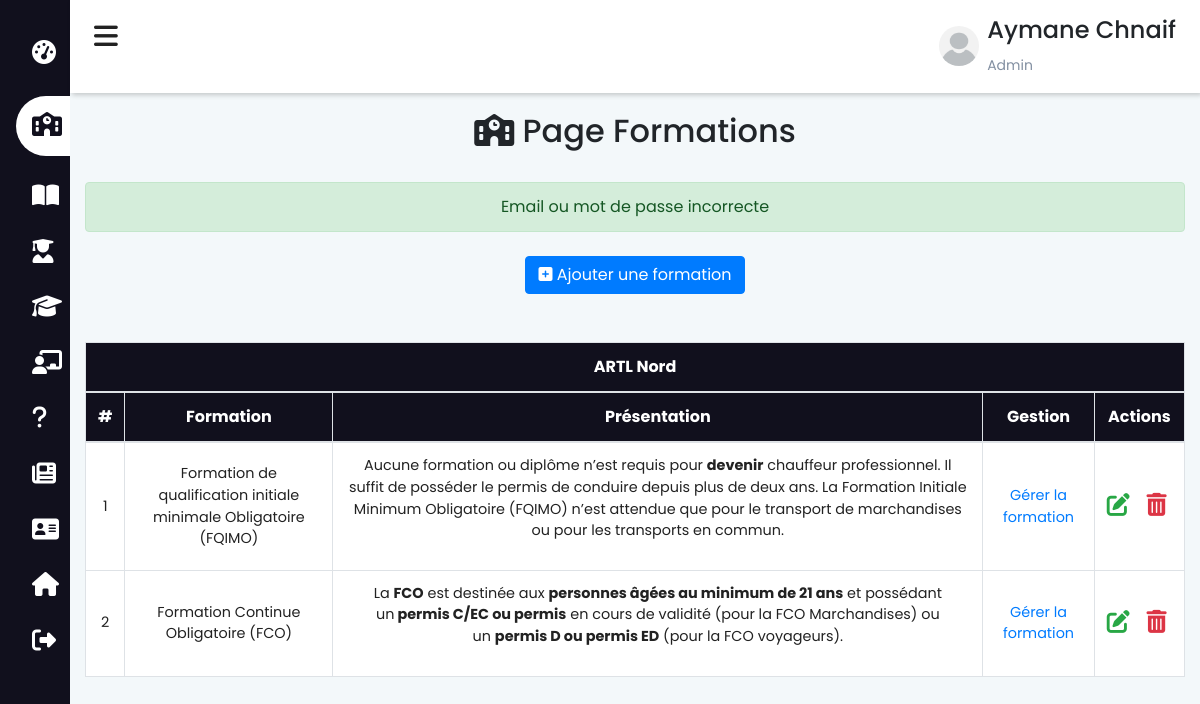
The page /admin/formations (signed in) on the database its author committed.
### tables this page shows
CREATE TABLE `formation` (
  `for_id` int(11) NOT NULL,
  `for_nom` varchar(200) NOT NULL,
  `for_nom_arab` varchar(200) NOT NULL,
  `for_pres` text NOT NULL,
  `for_pres_arab` text NOT NULL,
  `for_descr` text NOT NULL,
  `for_desc_arab` text NOT NULL
);

### functions/db.php (called while the page is built, shortened)
<?php
    class DBController{
        protected $host = "localhost";
        protected $user = "root";
        protected $password = "";
        protected $db = "ecole";
        public function __construct(){
            $this->conn = mysqli_connect($this->host, $this->user, $this->password, $this->db);
        }
    }
?>

### session.php (called while the page is built, shortened)
<?php
    require("functions/db.php");
    require("functions/etudiant.php");
    $db = new DBController();
    $data = new Etudiant($db);
?>

### functions/etudiant.php (called while the page is built, shortened)
<?php
    class Etudiant{
        public $db = null;
        public function __construct(DBController $db){
            $this->db = $db;
        }
        public function getformation(){
            $result = $this->db->conn->query("SELECT * FROM `formation`");
            $resultArray = array();
            while ($item = mysqli_fetch_array($result, MYSQLI_ASSOC)){
                $resultArray[] = $item;
            }
            return $resultArray;
        }
    }
?>

### admin/formations.php (the view, shortened to what this page needs)
<?php include_once "../session.php"; ?>
<?php
$formations = $data->getFormation();
?>
<!DOCTYPE html>
<html lang="fr">
<head>
    <?php
        include_once "../includes/header.php";
    ?>
</head>
<body>
    <?php include_once "navbar-admin.php"; ?>
    <div class="main-content">
        <header>
            <?php include 'admin.php' ?>
        </header>
        <div class="container-fluid mt-5 pt-5">
            <div class="text-center py-3">
                <h2><i class="fas fa-school"></i> Page Formations</h2>
            </div>
            <?php
            if (isset($_SESSION['status'])) {
            ?>
                <div class='alert alert-success text-center mt-2' role='alert'><?php echo $_SESSION['status'] ?></div>
            <?php
            }
            ?>
            <div class="mt-4 align-items-center text-center">
                <a href="ajouter-formation" target="_blank" class="btn btn-primary">
                    <i class="fas fa-plus-square"></i> Ajouter une formation
                </a>
            </div>
            <div id="frensh">
                <table class="table table-bordered mt-5 bg-white">
                    <thead class="text-center text-white" style="background-color: #11101d;">
                        <tr>
                            <th scope="col" colspan="7">ARTL Nord</th>
                        </tr>
                        <tr>
                            <th scope="col">#</th>
                            <th scope="col">Formation</th>
                            <th scope="col">Présentation</th>
                            <th scope="col">Gestion</th>
                            <th scope="col">Actions</th>
                        </tr>
                    </thead>
                    <tbody class="text-center">
                        <?php
                        if (empty($formations)) {
                        ?>
                            <tr>
                                <th scope="row" colspan="7">
                                    <h2>Aucune formation n'est enregistrée veuillez ajouter une formation</h2>
                                </th>
                            </tr>
                            <?php
                        } else {
                            $i = 1;
                            foreach ($formations as $formation) {
                            ?>
                                <tr>
                                    <td class="row-style"><?php echo $i ?></td>
                                    <td class="row-style"><?php echo $formation['for_nom'] ?></td>
                                    <td class="row-style"><?php echo $formation['for_pres'] ?></td>
                                    <td class="row-style">
                                        <a href="gestion-formation?id=<?php echo $formation['for_id'] ?>" target="_blank">
                                            Gérer la formation
                                        </a>
                                    </td>
                                    <td class="row-style">
                                        <div class="row">
                                            <div class="col-md-5">
                                                <a href="modifier-formation?id=<?php echo $formation['for_id'] ?>" target="_blank">
                                                    <i class="fas fa-edit text-success awesome-size"></i>
                                                </a>
                                            </div>
                                            <div class="col-md-5">
                                                <form action="" method="POST">
                                                    <button type="submit" class="btn-style" name="submit_formation" onclick='return confirm("Voulez-vous supprimer cette formation \nATTENTION!! tous les étudiants seront supprimés")'>
                                                        <i class="fas fa-trash-alt text-danger awesome-size"></i>
                                                    </button>
                                                </form>
                                            </div>
                                        </div>
                                    </td>
                                </tr>
                        <?php
                                $i++;
                            }
                        }
                        ?>
                    </tbody>
                </table>
                <br>
            </div>
        </div>
    </div>
</body>
</html>

### includes/style.php (style rules this page uses)
body { background-color: #F3F8FA; }
html { scroll-behavior: smooth; }
.row-style { vertical-align: middle !important }
.awesome-size { font-size: 23px; cursor: pointer; }
.btn-style { background-color: transparent; border: none; }
* { -webkit-box-sizing: border-box; -moz-box-sizing: border-box; box-sizing: border-box; position: relative; }
:root { --main-color: #11101d; --color-dark: #1D2231; --text-grey: #8390A2; }
* { font-family: 'Poppins', sans-serif; }
.main-content { transition: margin-left 300ms; margin-left: 255px; }
header { background: #fff; display: flex; justify-content: space-between; padding: 1rem 1.5rem; box-shadow: 2px 2px 5px rgba(0, 0, 0, 0.2); position: fixed; left: 254px; top: 0; z-index: 100; width: calc(100% - 254px); transition: left 300ms; }
table { border-collapse: collapse; }
thead tr { border-top: 1px solid #f0f0f0; border-bottom: 2px solid #f0f0f0; }
td { padding: .5rem 1rem; font-size: .9rem; color: #222; }
@media only screen and (max-width: 1200px) { .main-content { margin-left: 70px; } }
@media only screen and (max-width: 1200px) { .main-content header { width: calc(100% - 70px); left: 70px; } }

### admin/navbar-admin.php (style rules this page uses)
* { padding: 0; margin: 0; box-sizing: border-box; list-style: none; text-decoration: none; }

### rows shown on the page
formation: for_nom "Formation de qualification initiale minimale Obligatoire (FQIMO)", for_pres "Aucune formation ou diplôme n’est requis pour devenir chauffeur professionnel. Il suffit de posséder le permis de conduire depuis plus de deux ans. La Formation Initiale Minimum Obligatoire (FQIMO) n’est attendue que pour le transport de marchandises ou pour les transports en commun."
formation: for_nom "Formation Continue Obligatoire (FCO)", for_pres "La FCO est destinée aux personnes âgées au minimum de 21 ans et possédant un permis C/EC ou permis en cours de validité (pour la FCO Marchandises) ou un permis D ou permis ED (pour la FCO voyageurs)."

### other values the page prints
$_SESSION['prenom'] "Aymane"
$_SESSION['nom'] "Chnaif"
$_SESSION['status'] "Email ou mot de passe incorrecte"
